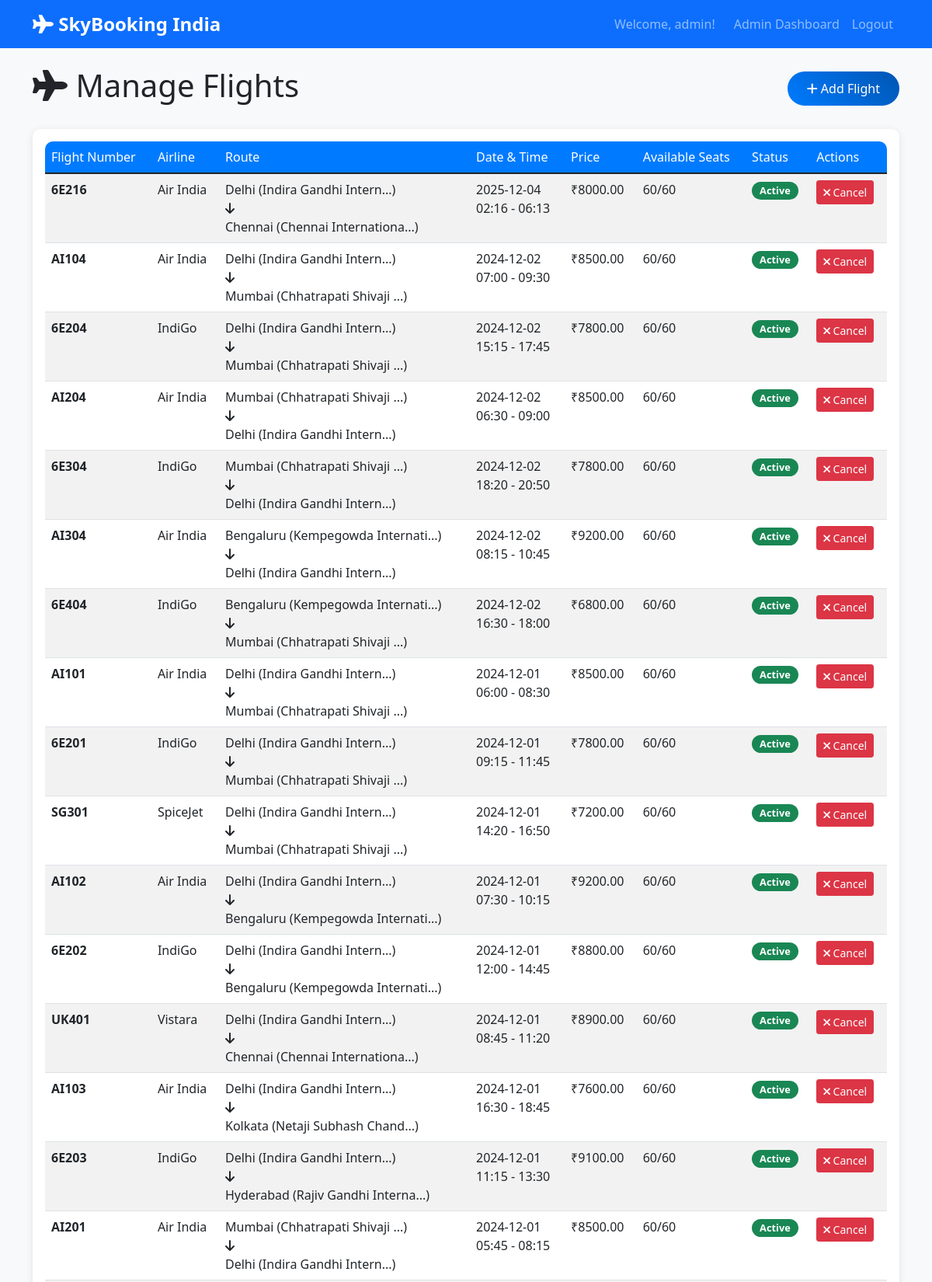
The page /admin/flights (signed in, upper part) on the database its author committed.
### tables this page shows
CREATE TABLE flights
                 (id INTEGER PRIMARY KEY AUTOINCREMENT,
                  flight_number TEXT UNIQUE NOT NULL,
                  airline TEXT NOT NULL,
                  departure_airport_id INTEGER,
                  arrival_airport_id INTEGER,
                  departure_date DATE NOT NULL,
                  departure_time TIME NOT NULL,
                  arrival_time TIME NOT NULL,
                  price DECIMAL(10,2) NOT NULL,
                  total_seats INTEGER DEFAULT 60,
                  available_seats INTEGER DEFAULT 60,
                  status TEXT DEFAULT 'active',
                  FOREIGN KEY (departure_airport_id) REFERENCES airports (id),
                  FOREIGN KEY (arrival_airport_id) REFERENCES airports (id));

CREATE TABLE airports
                 (id INTEGER PRIMARY KEY AUTOINCREMENT,
                  code TEXT UNIQUE NOT NULL,
                  name TEXT NOT NULL,
                  city TEXT NOT NULL,
                  state TEXT NOT NULL);

### app.py (the view)
@app.route('/admin/flights')
def admin_flights():
    if 'user_id' not in session or session.get('user_type') != 'admin':
        return redirect(url_for('login'))
    conn = get_db_connection()
    flights = conn.execute('''
        SELECT f.*, dep.name as departure_airport, arr.name as arrival_airport,
               dep.city as departure_city, arr.city as arrival_city
        FROM flights f
        JOIN airports dep ON f.departure_airport_id = dep.id
        JOIN airports arr ON f.arrival_airport_id = arr.id
        ORDER BY f.departure_date DESC
    ''').fetchall()
    airports = conn.execute('SELECT * FROM airports ORDER BY city').fetchall()
    conn.close()
    return render_template('admin_flights.html', flights=flights, airports=airports)

### app.py (called while the page is built)
def get_db_connection():
    conn = sqlite3.connect('flight_system.db')
    conn.row_factory = sqlite3.Row
    return conn

### templates/admin_flights.html (shortened to what this page needs)
{% extends "base.html" %}
{% block content %}
<div class="d-flex justify-content-between align-items-center mb-4">
    <h1><i class="fas fa-plane"></i> Manage Flights</h1>
    <button class="btn btn-primary" data-bs-toggle="modal" data-bs-target="#addFlightModal">
        <i class="fas fa-plus"></i> Add Flight
    </button>
</div>
<div class="card">
    <div class="card-body">
        {% if flights %}
            <div class="table-responsive">
                <table class="table table-striped">
                    <thead>
                        <tr>
                            <th>Flight Number</th>
                            <th>Airline</th>
                            <th>Route</th>
                            <th>Date & Time</th>
                            <th>Price</th>
                            <th>Available Seats</th>
                            <th>Status</th>
                            <th>Actions</th>
                        </tr>
                    </thead>
                    <tbody>
                        {% for flight in flights %}
                        <tr>
                            <td><strong>{{ flight.flight_number }}</strong></td>
                            <td>{{ flight.airline }}</td>
                            <td>
                                {{ flight.departure_city }} ({{ flight.departure_airport[:20] }}...)
                                <br>
                                <i class="fas fa-arrow-down"></i>
                                <br>
                                {{ flight.arrival_city }} ({{ flight.arrival_airport[:20] }}...)
                            </td>
                            <td>
                                {{ flight.departure_date }}<br>
                                {{ flight.departure_time }} - {{ flight.arrival_time }}
                            </td>
                            <td>₹{{ "%.2f"|format(flight.price) }}</td>
                            <td>{{ flight.available_seats }}/{{ flight.total_seats }}</td>
                            <td>
                                <span class="badge bg-{% if flight.status == 'active' %}success{% else %}danger{% endif %}">
                                    {{ flight.status|title }}
                                </span>
                            </td>
                            <td>
                                {% if flight.status == 'active' %}
                                    <a href="{{ url_for('remove_flight', flight_id=flight.id) }}"
                                       class="btn btn-sm btn-danger"
                                       onclick="return confirm('Are you sure you want to cancel this flight?')">
                                        <i class="fas fa-times"></i> Cancel
                                    </a>
                                {% endif %}
                            </td>
                        </tr>
                        {% endfor %}
                    </tbody>
                </table>
            </div>
        {% else %}
            <p class="text-muted">No flights found</p>
        {% endif %}
    </div>
</div>
{% endblock %}

### static/css/style.css (style rules this page uses)
body { background-color: #f8f9fa; font-family: 'Segoe UI', Tahoma, Geneva, Verdana, sans-serif; }
.card { border: none; border-radius: 10px; box-shadow: 0 2px 10px rgba(0,0,0,0.1); transition: transform 0.2s; }
.btn-primary { background: linear-gradient(45deg, #007bff, #0056b3); border: none; border-radius: 25px; padding: 10px 25px; font-weight: 500; transition: all 0.3s ease; }
.badge { font-size: 0.8rem; padding: 5px 10px; border-radius: 12px; }
.table { background-color: white; border-radius: 10px; overflow: hidden; }
.table thead th { background-color: #007bff; color: white; border: none; font-weight: 500; }

### rows shown on the page
flights: flight_number "6E216", airline "Air India", departure_city "Delhi", name "Indira Gandhi Intern", arrival_city "Chennai", name "Chennai Internationa", departure_date "2025-12-04", departure_time "02:16", arrival_time "06:13", price "8000.00", available_seats "60", total_seats "60", status "Active"
flights: flight_number "AI104", airline "Air India", departure_city "Delhi", name "Indira Gandhi Intern", arrival_city "Mumbai", name "Chhatrapati Shivaji", departure_date "2024-12-02", departure_time "07:00", arrival_time "09:30", price "8500.00", available_seats "60", total_seats "60", status "Active"
flights: flight_number "6E204", airline "IndiGo", departure_city "Delhi", name "Indira Gandhi Intern", arrival_city "Mumbai", name "Chhatrapati Shivaji", departure_date "2024-12-02", departure_time "15:15", arrival_time "17:45", price "7800.00", available_seats "60", total_seats "60", status "Active"
flights: flight_number "AI204", airline "Air India", departure_city "Mumbai", name "Chhatrapati Shivaji", arrival_city "Delhi", name "Indira Gandhi Intern", departure_date "2024-12-02", departure_time "06:30", arrival_time "09:00", price "8500.00", available_seats "60", total_seats "60", status "Active"
flights: flight_number "6E304", airline "IndiGo", departure_city "Mumbai", name "Chhatrapati Shivaji", arrival_city "Delhi", name "Indira Gandhi Intern", departure_date "2024-12-02", departure_time "18:20", arrival_time "20:50", price "7800.00", available_seats "60", total_seats "60", status "Active"
flights: flight_number "AI304", airline "Air India", departure_city "Bengaluru", name "Kempegowda Internati", arrival_city "Delhi", name "Indira Gandhi Intern", departure_date "2024-12-02", departure_time "08:15", arrival_time "10:45", price "9200.00", available_seats "60", total_seats "60", status "Active"
flights: flight_number "6E404", airline "IndiGo", departure_city "Bengaluru", name "Kempegowda Internati", arrival_city "Mumbai", name "Chhatrapati Shivaji", departure_date "2024-12-02", departure_time "16:30", arrival_time "18:00", price "6800.00", available_seats "60", total_seats "60", status "Active"
flights: flight_number "AI101", airline "Air India", departure_city "Delhi", name "Indira Gandhi Intern", arrival_city "Mumbai", name "Chhatrapati Shivaji", departure_date "2024-12-01", departure_time "06:00", arrival_time "08:30", price "8500.00", available_seats "60", total_seats "60", status "Active"
flights: flight_number "6E201", airline "IndiGo", departure_city "Delhi", name "Indira Gandhi Intern", arrival_city "Mumbai", name "Chhatrapati Shivaji", departure_date "2024-12-01", departure_time "09:15", arrival_time "11:45", price "7800.00", available_seats "60", total_seats "60", status "Active"
flights: flight_number "SG301", airline "SpiceJet", departure_city "Delhi", name "Indira Gandhi Intern", arrival_city "Mumbai", name "Chhatrapati Shivaji", departure_date "2024-12-01", departure_time "14:20", arrival_time "16:50", price "7200.00", available_seats "60", total_seats "60", status "Active"
flights: flight_number "AI102", airline "Air India", departure_city "Delhi", name "Indira Gandhi Intern", arrival_city "Bengaluru", name "Kempegowda Internati", departure_date "2024-12-01", departure_time "07:30", arrival_time "10:15", price "9200.00", available_seats "60", total_seats "60", status "Active"
flights: flight_number "6E202", airline "IndiGo", departure_city "Delhi", name "Indira Gandhi Intern", arrival_city "Bengaluru", name "Kempegowda Internati", departure_date "2024-12-01", departure_time "12:00", arrival_time "14:45", price "8800.00", available_seats "60", total_seats "60", status "Active"
flights: flight_number "UK401", airline "Vistara", departure_city "Delhi", name "Indira Gandhi Intern", arrival_city "Chennai", name "Chennai Internationa", departure_date "2024-12-01", departure_time "08:45", arrival_time "11:20", price "8900.00", available_seats "60", total_seats "60", status "Active"
flights: flight_number "AI103", airline "Air India", departure_city "Delhi", name "Indira Gandhi Intern", arrival_city "Kolkata", name "Netaji Subhash Chand", departure_date "2024-12-01", departure_time "16:30", arrival_time "18:45", price "7600.00", available_seats "60", total_seats "60", status "Active"
flights: flight_number "6E203", airline "IndiGo", departure_city "Delhi", name "Indira Gandhi Intern", arrival_city "Hyderabad", name "Rajiv Gandhi Interna", departure_date "2024-12-01", departure_time "11:15", arrival_time "13:30", price "9100.00", available_seats "60", total_seats "60", status "Active"
flights: flight_number "AI201", airline "Air India", departure_city "Mumbai", name "Chhatrapati Shivaji", arrival_city "Delhi", name "Indira Gandhi Intern", departure_date "2024-12-01", departure_time "05:45", arrival_time "08:15", price "8500.00", available_seats "60", total_seats "60", status "Active"

### other values the page prints
{{ session.get('username', 'User') }} "admin"
